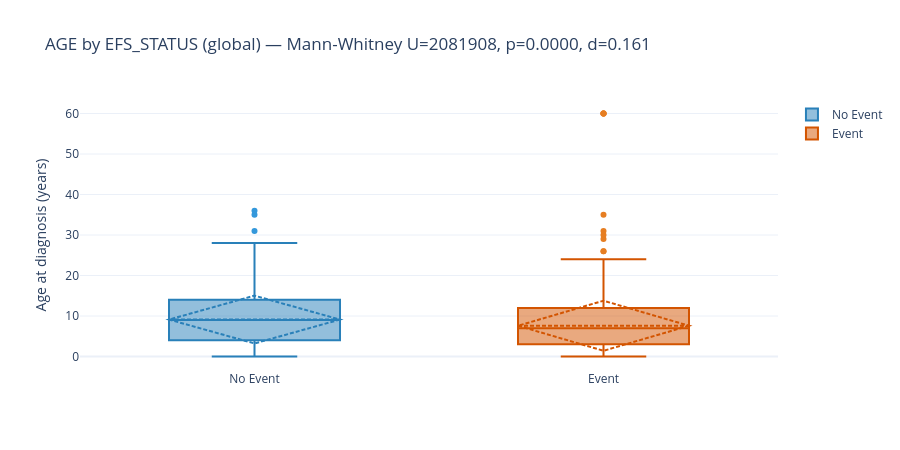

Here is the notebook cell this chart was saved with:
### Code cell
# P1A.2: AGE × EFS_STATUS (global) -- Boxplot + Mann-Whitney
df = merged.dropna(subset=['AGE', 'efs_event']).copy()
no_event = df[df['efs_event'] == 0]['AGE']
event = df[df['efs_event'] == 1]['AGE']
u_stat, p_val = mannwhitneyu(no_event, event, alternative='two-sided')
d = cliffs_delta(no_event.values, event.values)

fig = go.Figure()
fig.add_trace(go.Box(y=no_event, name='No Event', boxmean='sd',
                     marker_color='#3498db', line_color='#2980b9'))
fig.add_trace(go.Box(y=event, name='Event', boxmean='sd',
                     marker_color='#e67e22', line_color='#d35400'))
fig.update_layout(
    title=f'AGE by EFS_STATUS (global) — Mann-Whitney U={u_stat:.0f}, p={p_val:.4f}, d={d:.3f}',
    yaxis_title='Age at diagnosis (years)', height=450,
    template='plotly_white')
fig.show()

record_result('1A', 'AGE × EFS_STATUS (global)', 'Mann-Whitney', 'global',
              len(df), int(df['efs_event'].sum()),
              f'U={u_stat:.0f}', p_val, f'd={d:.3f}',
              'Step 14')

### Figure 1 — Plotly figure (JSON) as saved in the notebook; plotly's stock layout.template omitted (floating-point values rounded to 4 significant figures; data arrays with more than 128 entries replaced by an {"elided": "..."} marker saying what was removed)
{"data": [{"boxmean": "sd", "line": {"color": "#2980b9"}, "marker": {"color": "#3498db"}, "name": "No Event", "type": "box", "y": {"elided": "1604 float values"}}, {"boxmean": "sd", "line": {"color": "#d35400"}, "marker": {"color": "#e67e22"}, "name": "Event", "type": "box", "y": {"elided": "2235 float values"}}], "layout": {"height": 450, "title": {"text": "AGE by EFS_STATUS (global) — Mann-Whitney U=2081908, p=0.0000, d=0.161"}, "yaxis": {"title": {"text": "Age at diagnosis (years)"}}}}
